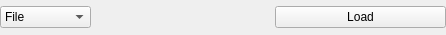
<?xml version="1.0" encoding="UTF-8"?>
<ui version="4.0">
 <class>DataSelector</class>
 <widget class="QWidget" name="DataSelector">
  <property name="geometry">
   <rect>
    <x>0</x>
    <y>0</y>
    <width>446</width>
    <height>35</height>
   </rect>
  </property>
  <property name="sizePolicy">
   <sizepolicy hsizetype="Minimum" vsizetype="Minimum">
    <horstretch>0</horstretch>
    <verstretch>0</verstretch>
   </sizepolicy>
  </property>
  <property name="windowTitle">
   <string>Form</string>
  </property>
  <layout class="QHBoxLayout" name="horizontalLayout_2">
   <property name="margin">
    <number>0</number>
   </property>
   <item>
    <widget class="QComboBox" name="cbInputType">
     <item>
      <property name="text">
       <string>File</string>
      </property>
     </item>
     <item>
      <property name="text">
       <string>Workspace</string>
      </property>
     </item>
    </widget>
   </item>
   <item>
    <widget class="QStackedWidget" name="stackedDataSelect">
     <property name="currentIndex">
      <number>0</number>
     </property>
     <widget class="QWidget" name="page">
      <layout class="QHBoxLayout" name="horizontalLayout">
       <property name="margin">
        <number>0</number>
       </property>
       <item>
        <widget class="MantidQt::MantidWidgets::MWRunFiles" name="rfFileInput">
         <property name="label" stdset="0">
          <string/>
         </property>
        </widget>
       </item>
       <item>
        <widget class="QPushButton" name="pbLoadFile">
         <property name="enabled">
          <bool>true</bool>
         </property>
         <property name="text">
          <string>Load</string>
         </property>
         <property name="checkable">
          <bool>false</bool>
         </property>
        </widget>
       </item>
      </layout>
     </widget>
     <widget class="QWidget" name="page_2">
      <layout class="QHBoxLayout" name="horizontalLayout_4">
       <property name="leftMargin">
        <number>4</number>
       </property>
       <property name="topMargin">
        <number>4</number>
       </property>
       <property name="rightMargin">
        <number>0</number>
       </property>
       <property name="bottomMargin">
        <number>4</number>
       </property>
       <item >
        <widget class="MantidQt::MantidWidgets::WorkspaceSelector" name="wsWorkspaceInput">
         <property name="sizePolicy">
          <sizepolicy hsizetype="Preferred" vsizetype="Preferred">
           <horstretch>0</horstretch>
           <verstretch>0</verstretch>
          </sizepolicy>
         </property>
        </widget>
       </item>
      </layout>
     </widget>
    </widget>
   </item>
  </layout>
  <zorder>stackedDataSelect</zorder>
  <zorder>cbInputType</zorder>
 </widget>
 <customwidgets>
  <customwidget>
   <class>MantidQt::MantidWidgets::MWRunFiles</class>
   <extends>QWidget</extends>
   <header>MantidQtMantidWidgets/MWRunFiles.h</header>
  </customwidget>
  <customwidget>
   <class>MantidQt::MantidWidgets::WorkspaceSelector</class>
   <extends>QComboBox</extends>
   <header>MantidQtMantidWidgets/WorkspaceSelector.h</header>
  </customwidget>
 </customwidgets>
 <resources/>
 <connections/>
</ui>
